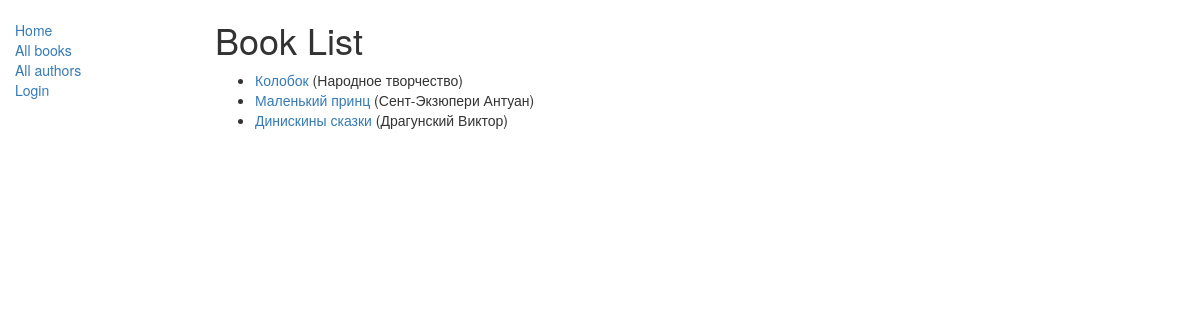
/catalog/books/, run on the app's committed database.
### catalog/models.py (models this page shows, shortened)
class Book(models.Model):
    title = models.CharField(max_length=200)
    author = models.ForeignKey('Author', on_delete=models.SET_NULL, null=True)
    summary = models.TextField(max_length=1000, help_text='Описание книги')
    isbn = models.CharField('ISBN', max_length=13, help_text='13 Символов')
    genre = models.ManyToManyField(Genre, help_text='Выбирите жанры книги')
    language = models.ForeignKey('Language', on_delete=models.SET_NULL, null=True)
    def display_genre(self):
        return ', '.join([ genre.name for genre in self.genre.all()[:3]])
    display_genre.short_description = 'Genre'

class Author(models.Model):
    first_name = models.CharField(max_length=200)
    last_name = models.CharField(max_length=200)
    date_of_birth = models.DateField(null=True, blank=True)
    date_of_death = models.DateField('Died', null=True, blank=True)
    def __str__(self):
        return '%s %s' % (self.last_name, self.first_name)

### catalog/views.py (the view)
# urls.py: path('books/', views.BookListView.as_view(), name='books'),
class BookListView(generic.ListView):
    model = Book
    paginate_by = 10

### templates/catalog/book_list.html
{% extends "base.html" %}
{% block content %}
    <h1>Book List</h1>
    {% if book_list %}
    <ul>
      {% for book in book_list %}
      <li>
        <a href="{% url 'book_detail' book.pk %}">{{ book.title }}</a> ({{book.author}})
      </li>
      {% endfor %}
    </ul>
    {% else %}
      <p>There are no books in the library.</p>
    {% endif %}
{% endblock %}

### data on the page
Book: title "Колобок", author "Народное творчество"
Book: title "Маленький принц", author "Сент-Экзюпери Антуан"
Book: title "Динискины сказки", author "Драгунский Виктор"
